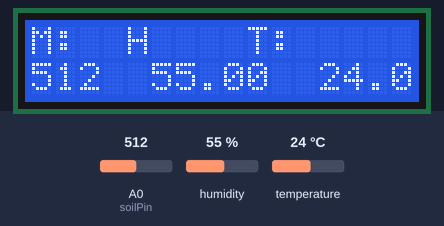
Bench run of a sketch on a simulated Arduino Uno, built with avr-gcc and run on an emulated ATmega328P. On the bench: 16×2 character LCD. Inputs (shaded band) come from the test bench; at power-on: humidity 55 %, A0 (soilPin) = 512, temperature 24 °C. What the sketch prints to the serial monitor is not drawn.

Above: at 1.6 s.
1.7 s: humidity set to 22 %
At 4.1 s:
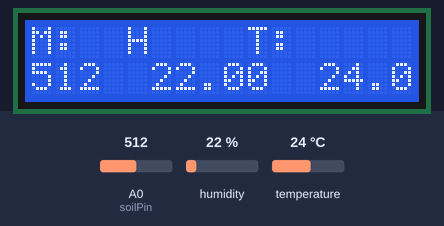
4.5 s: A0 (soilPin) set to 716
At 6.0 s:
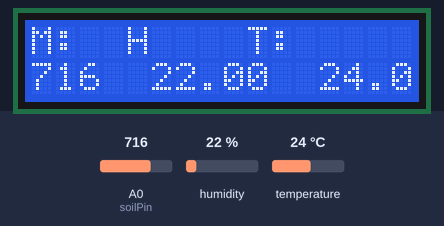
7.3 s: temperature set to 12 °C
At 9.9 s:
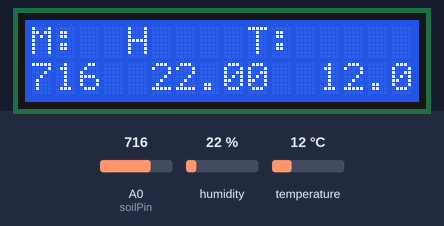
10.6 s: A0 (soilPin) set to 900
At 11.7 s:
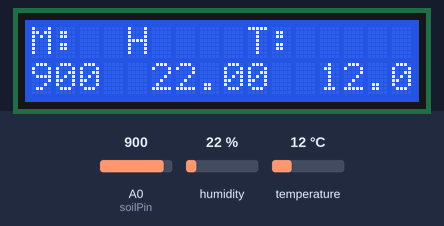
13.4 s: humidity set to 40 %
At 15.6 s:
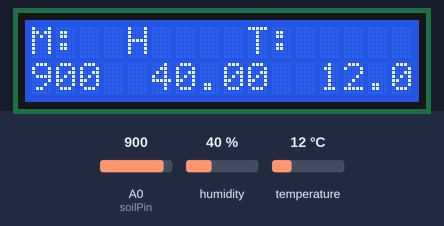
16.6 s: A0 (soilPin) set to 1023
At 17.5 s:
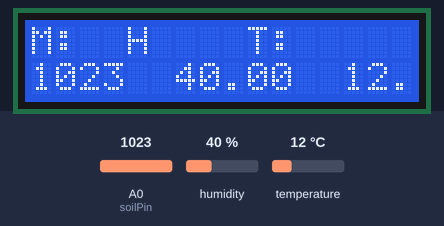
Timing chart, 0 to 19.6 s (numbered marks = the images above; inputs shaded):
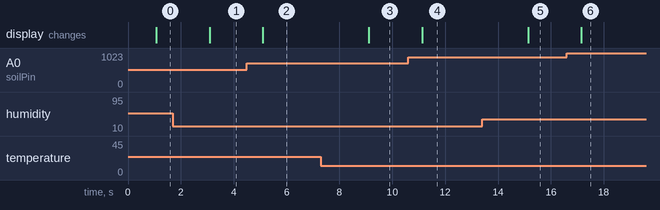

Measured:
- after the input at 1.7 s, the display: changes after 1.4 s (image 1)
- after the input at 4.5 s, the display: changes after 0.60 s (image 2)
- after the input at 7.3 s, the display: changes after 1.8 s (image 3)
- after the input at 10.6 s, the display: changes after 0.53 s (image 4)
- after the input at 13.4 s, the display: changes after 1.7 s (image 5)
- after the input at 16.6 s, the display: changes after 0.56 s (image 6)

The sketch:

LCDScreenAndMoistureSensor.ino
```cpp
// include the library code:
#include <LiquidCrystal.h>
#include <DHT.h>;

//Constants
#define DHTPIN 8     // what pin we're connected to
#define DHTTYPE DHT22   // DHT 22  (AM2302)
DHT dht(DHTPIN, DHTTYPE); //// Initialize DHT sensor for normal 16mhz Arduino

// initialize the library by associating any needed LCD interface pin
// with the arduino pin number it is connected to
const int rs = 12, en = 11, d4 = 5, d5 = 4, d6 = 3, d7 = 2;
LiquidCrystal lcd(rs, en, d4, d5, d6, d7);

int val = 0; //value for storing moisture value
int soilPin = A0;//Declare a variable for the soil moisture sensor
int soilPower = 7;//Variable for Soil moisture Power
int soilMoisture = 000;
int chk;
float hum;  //Stores humidity value
float temp; //Stores temperature value

void setup()
{
    Serial.begin(115200);
    dht.begin();
    pinMode(soilPower, OUTPUT);
    digitalWrite(soilPower, LOW);//Set to LOW so no power is flowing through the sensor

    // set up the LCD's number of columns and rows:
    lcd.begin(16, 2);
    // Print a message to the LCD.
    lcd.print("M:  H    T:");
}

void loop()
{
    // set the cursor to column 0, line 1
    // (note: line 1 is the second row, since counting begins with 0):
    lcd.setCursor(0, 1);

    // print the soil moisture
    soilMoisture = readSoil();
    Serial.println(soilMoisture);

    // Print the humidity and temperature
    hum = dht.readHumidity();
    temp = dht.readTemperature();
    Serial.print("Humidity: ");
    Serial.print(hum);
    Serial.print(" %, Temp: ");
    Serial.print(temp);
    Serial.println(" Celsius");

    // Print data
    lcd.print(soilMoisture);
    lcd.print("  ");
    lcd.print(hum);
    lcd.print("  ");
    lcd.print(temp);

    // Clear line
    lcd.print("   ");
    delay(1000);
}

//This is a function used to get the soil moisture content
int readSoil()
{
    digitalWrite(soilPower, HIGH);//turn D7 "On"
    delay(1000);//wait 10 milliseconds
    val = analogRead(soilPin);//Read the SIG value form sensor
    digitalWrite(soilPower, LOW);//turn D7 "Off"
    return val;//send current moisture value
}
```
